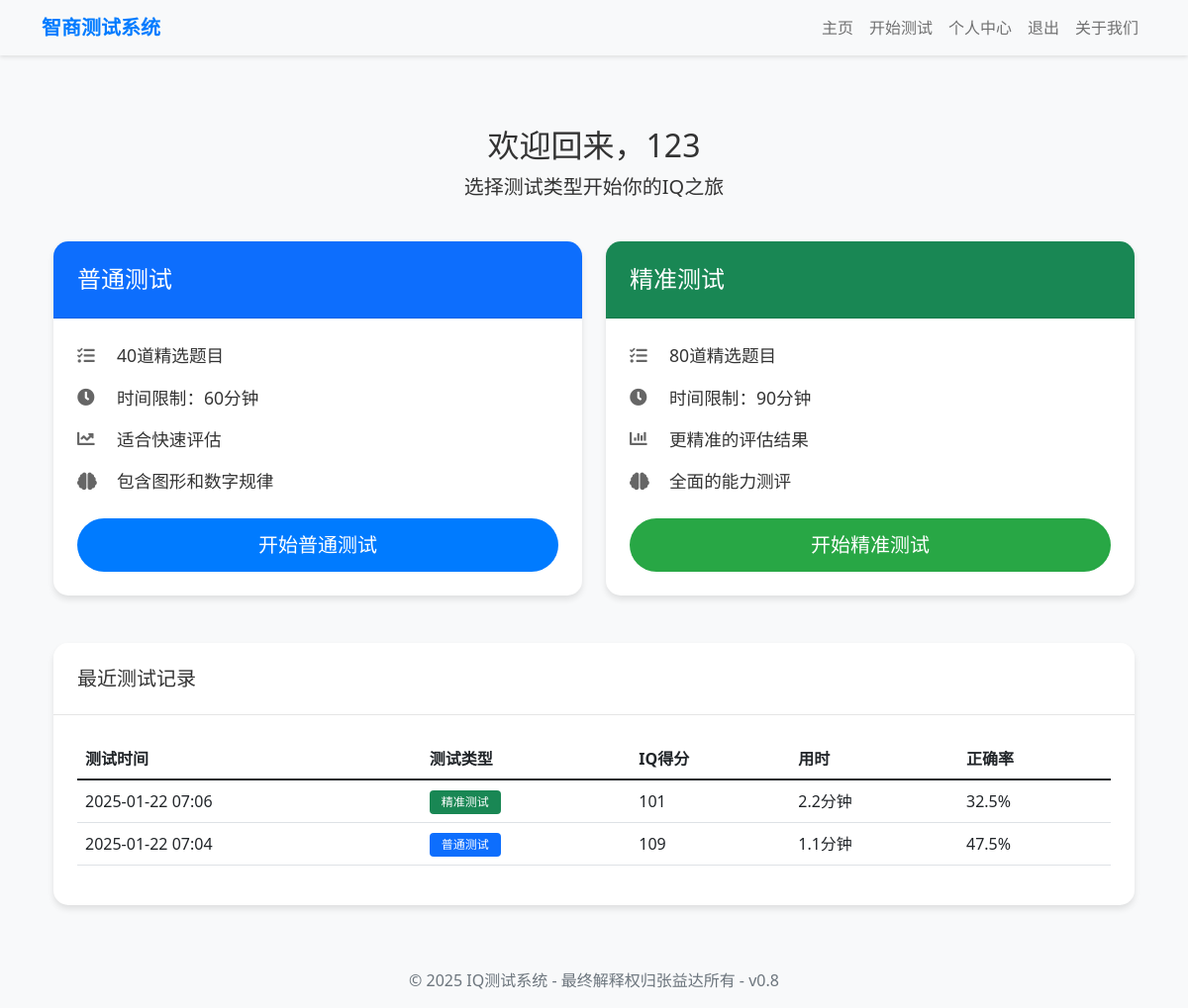
Screenshot of /home (signed in) with the database file from the repository.
### models.py (models this page shows, shortened)
class User(UserMixin, db.Model):
    id = db.Column(db.Integer, primary_key=True)
    username = db.Column(db.String(80), unique=True, nullable=False)
    password_hash = db.Column(db.String(120), nullable=False)
    is_premium = db.Column(db.Boolean, default=False)
    created_at = db.Column(db.DateTime, default=datetime.utcnow)
    test_results = db.relationship('TestResult', backref='user', lazy=True)

class TestResult(db.Model):
    id = db.Column(db.Integer, primary_key=True)
    user_id = db.Column(db.Integer, db.ForeignKey('user.id'), nullable=False)
    test_type = db.Column(db.String(20), nullable=False)  # normal, premium
    correct_count = db.Column(db.Integer, nullable=False)
    total_questions = db.Column(db.Integer, nullable=False)
    time_spent = db.Column(db.Integer, nullable=False)  # 以秒为单位
    iq_score = db.Column(db.Integer, nullable=False)
    answers = db.Column(db.Text, nullable=False)  # JSON格式存储答题记录
    completed_at = db.Column(db.DateTime, default=datetime.utcnow)

### app.py (the view)
@app.route('/home')
@login_required
def home():
    recent_results = TestResult.query.filter_by(user_id=current_user.id)\
        .order_by(TestResult.completed_at.desc())\
        .limit(5)\
        .all()
    return render_template('home.html',
                         recent_results=recent_results)

### app.py (called while the page is built)
@login_manager.user_loader
def load_user(user_id):
    return User.query.get(int(user_id))

@app.context_processor
def inject_now():
    return {'now': datetime.utcnow()}

### templates/home.html (shortened to what this page needs)
{% extends "base.html" %}
{% block content %}
<div class="container py-5">
    <div class="row">
        <div class="col-md-12 text-center mb-4">
            <h2>欢迎回来，{{ current_user.username }}</h2>
            <p class="lead">选择测试类型开始你的IQ之旅</p>
        </div>
    </div>
    <div class="row justify-content-center">
        <div class="col-md-6">
            <div class="card mb-4 test-card">
                <div class="card-header bg-primary text-white">
                    <h4 class="card-title mb-0">普通测试</h4>
                </div>
                <div class="card-body">
                    <div class="feature-list mb-4">
                        <div class="feature-item">
                            <i class="fas fa-tasks"></i>
                            <span>40道精选题目</span>
                        </div>
                        <div class="feature-item">
                            <i class="fas fa-clock"></i>
                            <span>时间限制：60分钟</span>
                        </div>
                        <div class="feature-item">
                            <i class="fas fa-chart-line"></i>
                            <span>适合快速评估</span>
                        </div>
                        <div class="feature-item">
                            <i class="fas fa-brain"></i>
                            <span>包含图形和数字规律</span>
                        </div>
                    </div>
                    <a href="{{ url_for('start_test', test_type='normal') }}" class="btn btn-primary btn-lg btn-block w-100">
                        开始普通测试
                    </a>
                </div>
            </div>
        </div>
        <div class="col-md-6">
            <div class="card mb-4 test-card">
                <div class="card-header bg-success text-white">
                    <h4 class="card-title mb-0">精准测试</h4>
                </div>
                <div class="card-body">
                    <div class="feature-list mb-4">
                        <div class="feature-item">
                            <i class="fas fa-tasks"></i>
                            <span>80道精选题目</span>
                        </div>
                        <div class="feature-item">
                            <i class="fas fa-clock"></i>
                            <span>时间限制：90分钟</span>
                        </div>
                        <div class="feature-item">
                            <i class="fas fa-chart-bar"></i>
                            <span>更精准的评估结果</span>
                        </div>
                        <div class="feature-item">
                            <i class="fas fa-brain"></i>
                            <span>全面的能力测评</span>
                        </div>
                    </div>
                    <a href="{{ url_for('start_test', test_type='premium') }}" class="btn btn-success btn-lg btn-block w-100">
                        开始精准测试
                    </a>
                </div>
            </div>
        </div>
    </div>
    {% if recent_results %}
    <div class="row mt-4">
        <div class="col-md-12">
            <div class="card">
                <div class="card-header">
                    <h5 class="mb-0">最近测试记录</h5>
                </div>
                <div class="card-body">
                    <div class="table-responsive">
                        <table class="table table-hover">
                            <thead>
                                <tr>
                                    <th>测试时间</th>
                                    <th>测试类型</th>
                                    <th>IQ得分</th>
                                    <th>用时</th>
                                    <th>正确率</th>
                                </tr>
                            </thead>
                            <tbody>
                                {% for result in recent_results %}
                                <tr>
                                    <td>{{ result.completed_at.strftime('%Y-%m-%d %H:%M') }}</td>
                                    <td>
                                        {% if result.test_type == 'premium' %}
                                            <span class="badge bg-success">精准测试</span>
                                        {% else %}
                                            <span class="badge bg-primary">普通测试</span>
                                        {% endif %}
                                    </td>
                                    <td>{{ result.iq_score }}</td>
                                    <td>{{ (result.time_spent / 60) | round(1) }}分钟</td>
                                    <td>{{ (result.correct_count / result.total_questions * 100) | round(1) }}%</td>
                                </tr>
                                {% endfor %}
                            </tbody>
                        </table>
                    </div>
                </div>
            </div>
        </div>
    </div>
    {% endif %}
</div>
{% endblock %}

### templates/base.html (shortened to what this page needs)
<!DOCTYPE html>
<html lang="zh-CN">
<head>
    <link href="https://cdn.jsdelivr.net/npm/bootstrap@5.1.3/dist/css/bootstrap.min.css" rel="stylesheet">
    <link href="https://cdnjs.cloudflare.com/ajax/libs/font-awesome/5.15.4/css/all.min.css" rel="stylesheet">
    <link rel="stylesheet" href="{{ url_for('static', filename='css/style.css') }}">
</head>
<body>
    <nav class="navbar navbar-expand-lg navbar-light bg-light">
        <div class="container">
            <a class="navbar-brand" href="{{ url_for('index') }}">智商测试系统</a>
            <div class="collapse navbar-collapse" id="navbarNav">
                <ul class="navbar-nav ms-auto">
                    <li class="nav-item">
                        <a class="nav-link" href="{{ url_for('index') }}">主页</a>
                    </li>
                    {% if current_user.is_authenticated %}
                    <li class="nav-item">
                        <a class="nav-link" href="{{ url_for('home') }}">开始测试</a>
                    </li>
                    <li class="nav-item">
                        <a class="nav-link" href="{{ url_for('profile') }}">个人中心</a>
                    </li>
                    <li class="nav-item">
                        <a class="nav-link" href="{{ url_for('logout') }}">退出</a>
                    </li>
                    {% endif %}
                    <li class="nav-item">
                        <a class="nav-link" href="{{ url_for('about') }}">关于我们</a>
                    </li>
                </ul>
            </div>
        </div>
    </nav>
    <main>
        <div class="container mt-4">
            {% block content %}{% endblock %}
        </div>
    </main>
    <footer class="footer mt-auto py-3 bg-light">
        <div class="container text-center">
            <span class="text-muted">© 2025 IQ测试系统 - 最终解释权归张益达所有 - v0.8</span>
        </div>
    </footer>
</body>
</html>

### static/css/style.css (style rules this page uses)
body { background-color: #f8f9fa; color: #333; font-family: 'Segoe UI', Tahoma, Geneva, Verdana, sans-serif; }
.navbar { box-shadow: 0 2px 4px rgba(0,0,0,0.1); }
.navbar-brand { font-weight: bold; color: #007bff !important; }
.card { border: none; border-radius: 15px; box-shadow: 0 4px 6px rgba(0,0,0,0.1); transition: transform 0.2s; }
.card-header { background-color: #fff; border-bottom: 1px solid rgba(0,0,0,0.1); border-radius: 15px 15px 0 0 !important; }
.btn { border-radius: 25px; padding: 8px 20px; font-weight: 500; transition: all 0.3s; }
.btn-primary { background-color: #007bff; border: none; }
.btn-success { background-color: #28a745; border: none; }

### templates/home.html (style rules this page uses)
.card { border: none; border-radius: 15px; box-shadow: 0 4px 6px rgba(0, 0, 0, 0.1); transition: transform 0.2s; }
.card-header { border-radius: 15px 15px 0 0; padding: 1.5rem; }
.card-body { padding: 1.5rem; }
.feature-list { margin-bottom: 2rem; }
.feature-item { display: flex; align-items: center; margin-bottom: 1rem; font-size: 1.1rem; }
.feature-item i { margin-right: 1rem; width: 24px; color: #666; }
.table th { border-top: none; font-weight: 600; }
.table td { vertical-align: middle; }
.btn { padding: 0.75rem 2rem; border-radius: 50px; font-weight: 500; }
.badge { padding: 0.5em 1em; font-weight: 500; }

### rows the page displays
User: username "123"
TestResult: completed_at "2025-01-22 07:06", test_type "精准测试", iq_score "101", (result.time_spent/60)|round(1) "2.2", correct_count+total_questions "32.5"
TestResult: completed_at "2025-01-22 07:04", test_type "普通测试", iq_score "109", (result.time_spent/60)|round(1) "1.1", correct_count+total_questions "47.5"
